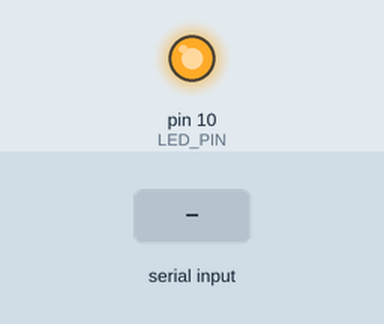
Recording of a sketch running on a simulated Arduino Mega 2560, built with avr-gcc and run on an emulated ATmega2560. Parts: output pins drawn as LEDs (lit = HIGH). Inputs (shaded band) come from the test bench. What the sketch prints to the serial monitor is not drawn.

Above: at 1.2 s.
1.3 s: "PONG\n" received over the second serial link
2.8 s: "1\n" received over the second serial link
Timing chart, 0 to 5.8 s (numbered marks = the images above; inputs shaded):
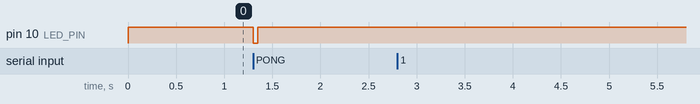

The sketch:

ESP32_C3_handshake.ino
```cpp
/*
  handshake_esp32c3.ino — XIAO ESP32-C3
  ========================================

  PURPOSE:
    Minimal sketch to verify UART wiring between XIAO ESP32-C3
    and RPi Zero 2W works correctly, BEFORE adding MPU6050
    or motor control into the mix.

  WHAT IT DOES:
    Every 1 second, sends "PING\n" to the RPi over UART.
    Listens for "PONG\n" reply from the RPi.
    Blinks the onboard LED on every successful PONG received.

  WIRING (same as full robot sketch):
    XIAO ESP32-C3 GPIO21 (D6, TX) -> RPi GPIO15 / pin 10 (RX)
    XIAO ESP32-C3 GPIO20 (D7, RX) -> RPi GPIO14 / pin 8  (TX)
    XIAO ESP32-C3 GND             -> RPi GND / pin 6
    Both devices 3.3V — direct connection, no divider needed.

  PIN NOTE — D-MACROS DO NOT COMPILE ON THIS BOARD:
    D6 and D7 macros are not declared in this board's variant
    files and fail to compile. Use direct GPIO numbers instead:
      D6 -> GPIO21
      D7 -> GPIO20
    This matches the same fix already applied to the motor
    pins in the full robot sketch (balancebot_esp32c3.ino).

  EXPECTED SERIAL MONITOR OUTPUT (USB, 115200 baud):
    Sent: PING
    Received: PONG
    Sent: PING
    Received: PONG
    ...

  IF NO PONG RECEIVED:
    Check wiring — TX/RX are commonly swapped by accident.
    Check RPi script is running.
    Check RPi UART is enabled (raspi-config) and Bluetooth
    disabled (dtoverlay=disable-bt in /boot/firmware/config.txt).
    Check common GND is connected.

  NOTE ON LED:
    XIAO ESP32-C3 onboard LED is on GPIO10 (active LOW on most
    XIAO boards — LOW = on). If your specific board does not
    blink, this is just cosmetic — the serial handshake is the
    real test, ignore the LED.
*/

#define RPI_SERIAL    Serial1
#define RPI_BAUD      115200
#define RPI_TX_PIN    21    // D6 — use direct GPIO number, D6 macro fails
#define RPI_RX_PIN    20    // D7 — use direct GPIO number, D7 macro fails

#define LED_PIN       10    // XIAO ESP32-C3 onboard LED (active LOW)

String rx_buf = "";
unsigned long last_ping_ms = 0;
const unsigned long PING_INTERVAL_MS = 1000;

void setup() {
    Serial.begin(115200);          // USB debug output
    while (!Serial && millis() < 3000) { ; }   // wait briefly for USB

    RPI_SERIAL.begin(RPI_BAUD, SERIAL_8N1, RPI_RX_PIN, RPI_TX_PIN);

    pinMode(LED_PIN, OUTPUT);
    digitalWrite(LED_PIN, HIGH);   // off (active LOW)

    Serial.println("XIAO ESP32-C3 handshake test starting...");
    Serial.println("Sending PING every 1 second, listening for PONG\n");
}

void loop() {
    unsigned long now = millis();

    // Send PING every second
    if (now - last_ping_ms >= PING_INTERVAL_MS) {
        last_ping_ms = now;
        RPI_SERIAL.println("PING");
        Serial.println("Sent: PING");
    }

    // Listen for PONG reply
    while (RPI_SERIAL.available()) {
        char c = (char)RPI_SERIAL.read();
        if (c == '\n') {
            rx_buf.trim();
            if (rx_buf == "PONG") {
                Serial.println("Received: PONG");
                // Blink LED briefly to confirm visually
                digitalWrite(LED_PIN, LOW);    // on
                delay(50);
                digitalWrite(LED_PIN, HIGH);   // off
            } else if (rx_buf.length() > 0) {
                Serial.print("Received (unexpected): ");
                Serial.println(rx_buf);
            }
            rx_buf = "";
        } else {
            rx_buf += c;
            if (rx_buf.length() > 32) rx_buf = "";   // guard runaway
        }
    }
}
```

Measured:
- after the input at 1.3 s, pin 10 (LED_PIN): HIGH → LOW at once, → HIGH 0.05 s later
- after the input at 2.8 s, every drawn part: stays the same
